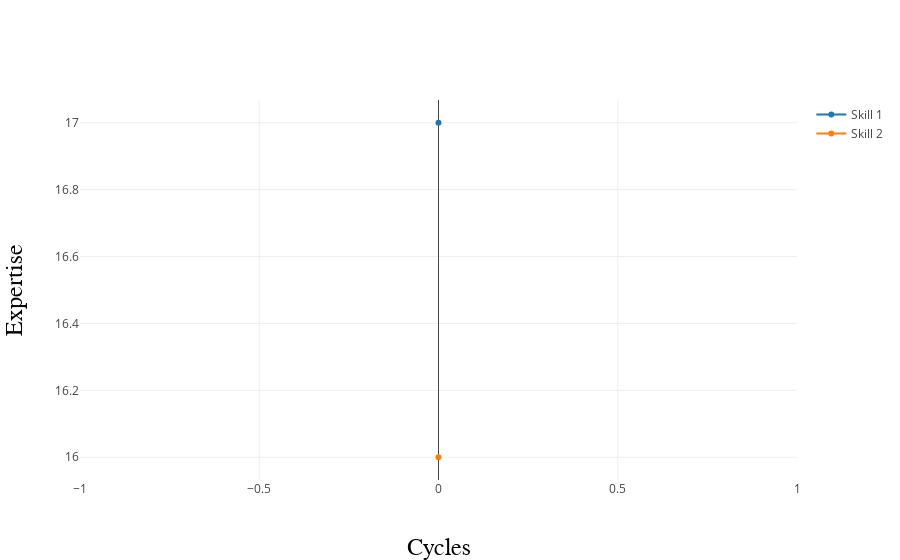

Write notebook code for a chart like this one.
### Code cell
my_workplace.plot_skills(my_workplace.agents[1])

### Figure 1 — Plotly figure (JSON) as saved in the notebook; plotly's stock layout.template omitted (floating-point values rounded to 4 significant figures)
{"data": [{"mode": "lines+markers", "name": "Skill 1", "type": "scatter", "uid": "e1e617b7-7224-4f3d-a474-44271aaf28e9", "x": [0], "y": [17]}, {"mode": "lines+markers", "name": "Skill 2", "type": "scatter", "uid": "0367cc2c-8d0f-428f-9876-df7095e19490", "x": [0], "y": [16]}], "layout": {"xaxis": {"title": "Cycles", "titlefont": {"color": "black", "family": "Arial, sans-serif", "size": 24}}, "yaxis": {"title": "Expertise", "titlefont": {"color": "black", "family": "Arial, sans-serif", "size": 24}}}}
